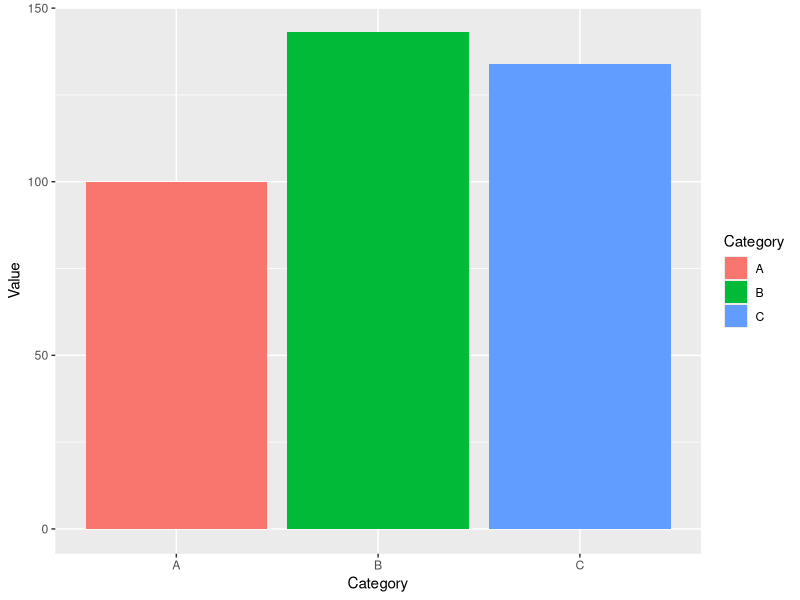

Write R code to recreate this figure.
# Example of basic data manipulation and plotting in R

# Install ggplot2
install.packages("ggplot2")

# Load necessary library
library(ggplot2)

# Create a simple data frame
data <- data.frame(
  Category = factor(c("A", "B", "A", "C", "B", "A", "C", "B")),
  Value = c(23, 45, 65, 78, 89, 12, 56, 9)
)

# Basic summary of data
summary(data$Value)

# Plotting the data
ggplot(data, aes(x=Category, y=Value, fill=Category)) + 
  geom_bar(stat="identity")
